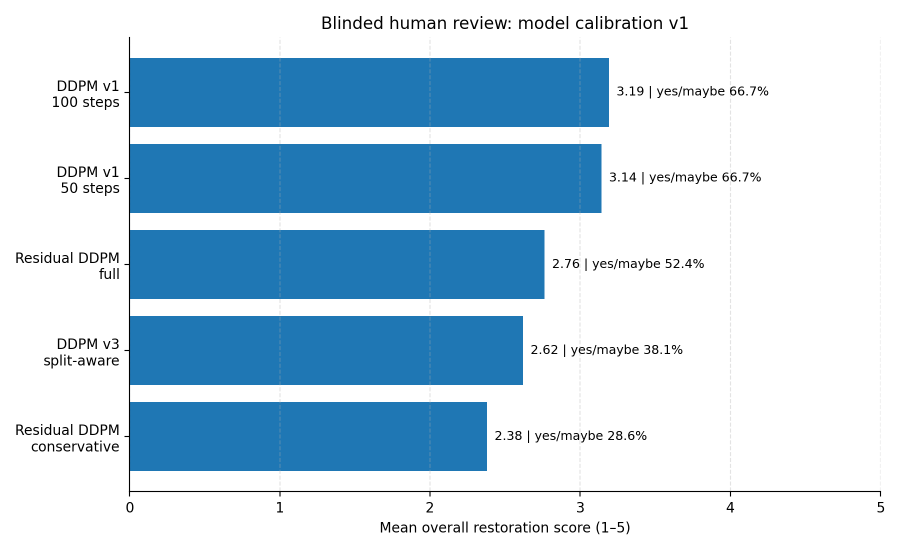
#> input picture reports/assets/model_calibration_v1_human_scores.png, 1800 x 1100 px (shown at 1/2 size)
$ python create_synthetic_blemish_examples.py --cleanish_dir ../reports/assets --output_dir out
#> lines starting #> are read from the running program, lines starting #| are printed output that depends on the picture
from pathlib import Path
import argparse
import random
import csv

import cv2
import numpy as np
from PIL import Image, ImageDraw


def load_gray(path: Path) -> Image.Image:
    return Image.open(path).convert("L")
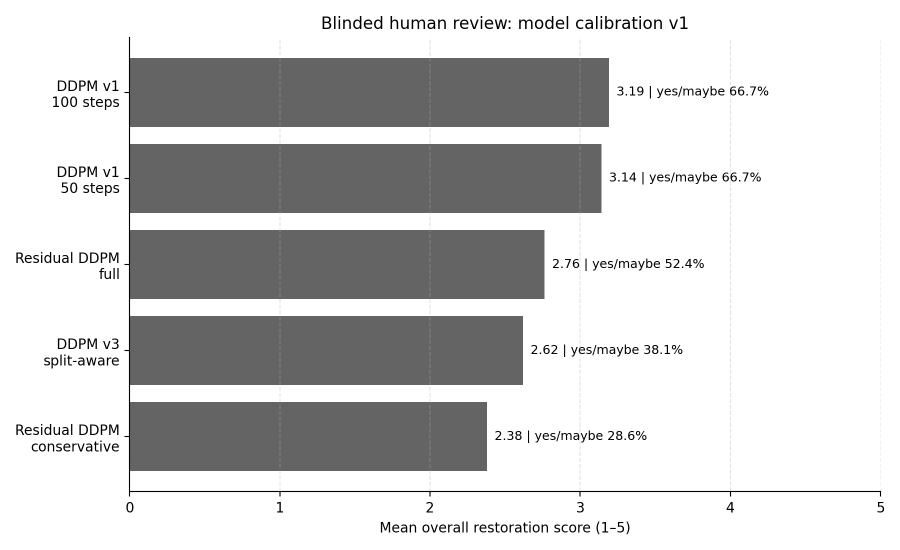
#> returned value: PIL image 1800x1100 L (shown at 1/2 size); min 0, max 255, mean 205.5


def add_scratches_and_blotches(img: Image.Image, seed: int = 42):
#> called with seed = 42
    rng = random.Random(seed)
    np_rng = np.random.default_rng(seed)

    arr = np.array(img).astype(np.float32)
    h, w = arr.shape
#> h = 1100; w = 1800

    mask = Image.new("L", (w, h), 0)
#> mask: PIL image 1800x1100 L; every value is 0
    mask_draw = ImageDraw.Draw(mask)

    # Add vertical / diagonal scratch lines.
    n_scratches = rng.randint(3, 6)
    for _ in range(n_scratches):
        x = rng.randint(int(0.05 * w), int(0.95 * w))
        y0 = rng.randint(0, int(0.20 * h))
        y1 = rng.randint(int(0.70 * h), h)
        drift = rng.randint(-20, 20)
        width = rng.choice([1, 1, 2, 2, 3])
        brightness = rng.randint(190, 245)

        points = []
        steps = 8
        for i in range(steps):
            t = i / (steps - 1)
            y = int(y0 * (1 - t) + y1 * t)
            x_t = int(x + drift * t + rng.randint(-4, 4))
            points.append((x_t, y))

        mask_draw.line(points, fill=brightness, width=width)

    # Add dust / blotches.
    n_blotches = rng.randint(8, 18)
    for _ in range(n_blotches):
        cx = rng.randint(0, w - 1)
        cy = rng.randint(0, h - 1)
        r = rng.randint(2, 9)
        fill = rng.randint(150, 235)

        mask_draw.ellipse(
            (cx - r, cy - r, cx + r, cy + r),
            fill=fill,
        )

    mask_arr = np.array(mask).astype(np.float32)
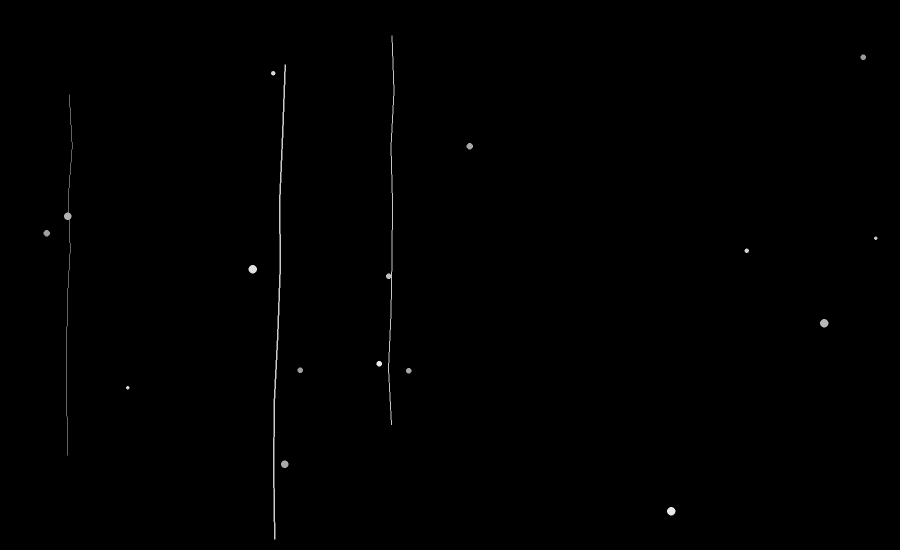
#> mask_arr: shape (1100, 1800) float32 (shown at 1/2 size); min 0, max 235, mean 0.7

    # Blur mask slightly so blemishes are not perfectly digital.
    mask_arr = cv2.GaussianBlur(mask_arr, (3, 3), 0)

    # Add slight extra grain.
    grain = np_rng.normal(0, 8, size=arr.shape)

    degraded = arr.copy()
    degraded = degraded + grain
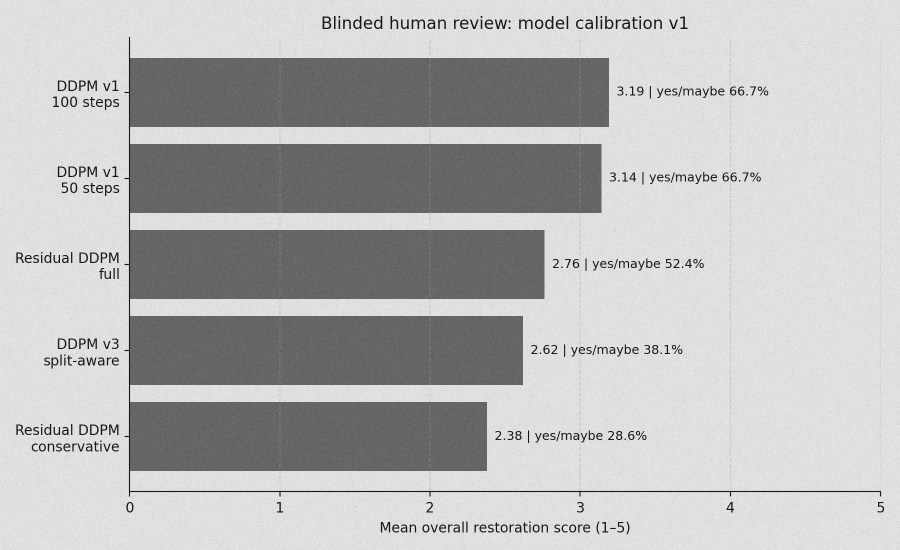
#> degraded: shape (1100, 1800) float64 (shown at 1/2 size); min -30.13, max 295.1, mean 205.5; drawn with min black and max white

    # Blend blemishes in. Bright scratches/dust are common in old film scans.
    alpha = mask_arr / 255.0
    degraded = degraded * (1 - alpha) + mask_arr * alpha

    degraded = np.clip(degraded, 0, 255).astype(np.uint8)
    mask_arr = np.clip(mask_arr, 0, 255).astype(np.uint8)

    return Image.fromarray(degraded, mode="L"), Image.fromarray(mask_arr, mode="L")


def choose_example(cleanish_dir: Path, index: int) -> Path:
    paths = sorted(cleanish_dir.glob("*.png"))
    if not paths:
        raise ValueError(f"No PNG files found in {cleanish_dir}")
    index = min(max(index, 0), len(paths) - 1)
    return paths[index]


def main(cleanish_dir, output_dir, example_index, seed):
    cleanish_dir = Path(cleanish_dir)
    output_dir = Path(output_dir)

    original_dir = output_dir / "original"
    degraded_dir = output_dir / "degraded"
    mask_dir = output_dir / "masks"

    original_dir.mkdir(parents=True, exist_ok=True)
    degraded_dir.mkdir(parents=True, exist_ok=True)
    mask_dir.mkdir(parents=True, exist_ok=True)

    source_path = choose_example(cleanish_dir, example_index)
    original = load_gray(source_path)
    degraded, mask = add_scratches_and_blotches(original, seed=seed)

    stem = source_path.stem
    original_path = original_dir / f"{stem}_original.png"
    degraded_path = degraded_dir / f"{stem}_synthetic_blemish.png"
    mask_path = mask_dir / f"{stem}_blemish_mask.png"

    original.save(original_path)
    degraded.save(degraded_path)
    mask.save(mask_path)

    manifest_path = output_dir / "synthetic_blemish_manifest.csv"
    with manifest_path.open("w", newline="", encoding="utf-8") as f:
        writer = csv.writer(f)
        writer.writerow([
            "source_frame",
            "original_path",
            "degraded_path",
            "mask_path",
            "seed",
            "degradation_type",
        ])
        writer.writerow([
            str(source_path),
            str(original_path),
            str(degraded_path),
            str(mask_path),
            seed,
            "scratches; dust; mild grain",
        ])

    print(f"Source frame: {source_path}")
    print(f"Original target: {original_path}")
    print(f"Synthetic blemish input: {degraded_path}")
    print(f"Blemish mask: {mask_path}")
    print(f"Manifest: {manifest_path}")


if __name__ == "__main__":
    parser = argparse.ArgumentParser()
    parser.add_argument("--cleanish_dir", required=True)
    parser.add_argument("--output_dir", required=True)
    parser.add_argument("--example_index", type=int, default=10)
    parser.add_argument("--seed", type=int, default=42)
    args = parser.parse_args()

    main(
        cleanish_dir=args.cleanish_dir,
        output_dir=args.output_dir,
        example_index=args.example_index,
        seed=args.seed,
    )
